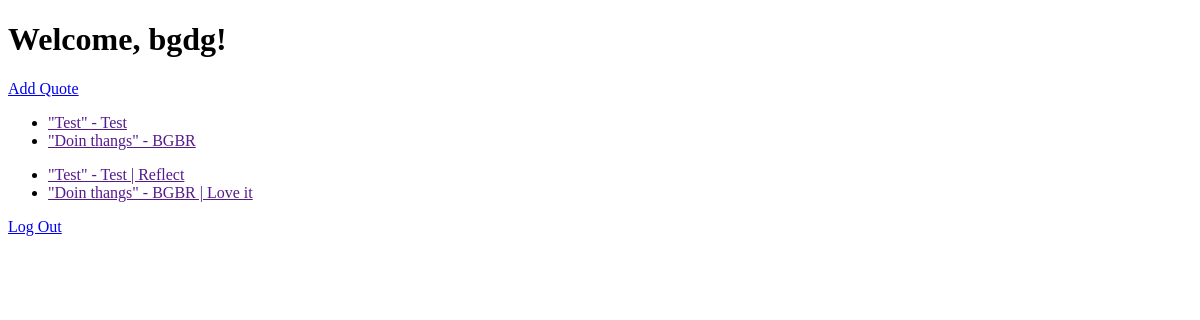
The app's page / (signed in), older data.
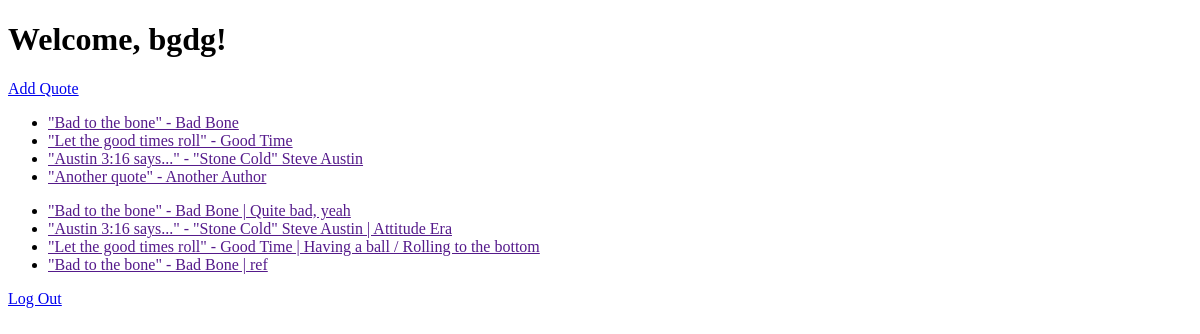
The same page, newer data.
### quotes_app/models.py (models this page shows)
class Quote(models.Model):
    created = models.DateTimeField(auto_now_add=True)
    user = models.ForeignKey('auth.User', related_name='quotes', on_delete=models.CASCADE)
    text = models.TextField()
    author = models.CharField(max_length=200, blank=True, default='')
    tags = TaggableManager()
    def __str__(self):
        return f'"{self.text}" - {self.author}'
    class Meta:
        ordering = ['created']

class Reflection(models.Model):
    created = models.DateTimeField(auto_now_add=True)
    user = models.ForeignKey('auth.User', related_name='reflections', on_delete=models.CASCADE)
    quote = models.ForeignKey('Quote', related_name='+', on_delete=models.CASCADE)
    text = models.TextField()
    def __str__(self):
        return f'{self.quote} | {self.text}'
    class Meta:
        ordering = ['created']

### quotes_app/views.py (the view)
# urls.py: path('', views.IndexView.as_view(), name='index'),
class IndexView(LoginRequiredMixin, generic.TemplateView):
    template_name = 'quotes_app/index.html'
    def get_context_data(self, **kwargs):
        context = super(IndexView, self).get_context_data(**kwargs)
        context['quotes'] = Quote.objects.all()
        context['reflections'] = Reflection.objects.all()
        return context

### quotes_app/templates/quotes_app/index.html (shortened to what this page needs)
{% extends 'base.html' %}
{% block content %}
<h1>Welcome, {{ user.username }}!</h1>
<a href="{% url 'quotes_app:add-quote' %}">Add Quote</a>
{% if quotes %}
    <ul>
    {% for quote in quotes %}
        <li><a href="{{ quote.get_absolute_url }}">{{ quote }}</a></li>
    {% endfor %}
    </ul>
{% else %}
    <p>No quotes available.</p>
{% endif %}
{% if reflections %}
    <ul>
    {% for reflection in reflections %}
        <li><a href="{{ reflection.get_absolute_url }}">{{ reflection }}</a></li>
    {% endfor %}
    </ul>
{% else %}
    <p>No reflections available.</p>
{% endif %}
<a href="{% url 'logout' %}">Log Out</a>
{% endblock %}

### quotes_app/templates/base.html (shortened to what this page needs)
<!DOCTYPE html>
<html>
<head>
</head>
<body>
  <main>
    {% block content %}
    {% endblock %}
  </main>
</body>
</html>

Row changes from the older to the newer data that the page shows:
removed Quote: text+author "\"Test\" - Test"
removed Quote: text+author "\"Doin thangs\" - BGBR"
removed Reflection: quote+text "\"Test\" - Test | Reflect"
removed Reflection: quote+text "\"Doin thangs\" - BGBR | Love it"
added Quote: text+author "\"Bad to the bone\" - Bad Bone"
added Quote: text+author "\"Let the good times roll\" - Good Time"
added Quote: text+author "\"Austin 3:16 says...\" - \"Stone Cold\" Steve Austin"
added Quote: text+author "\"Another quote\" - Another Author"
added Reflection: quote+text "\"Bad to the bone\" - Bad Bone | Quite bad, yeah"
added Reflection: quote+text "\"Austin 3:16 says...\" - \"Stone Cold\" Steve Austin | Attitude Era"
added Reflection: quote+text "\"Let the good times roll\" - Good Time | Having a ball / Rolling to the bottom"
added Reflection: quote+text "\"Bad to the bone\" - Bad Bone | ref"
